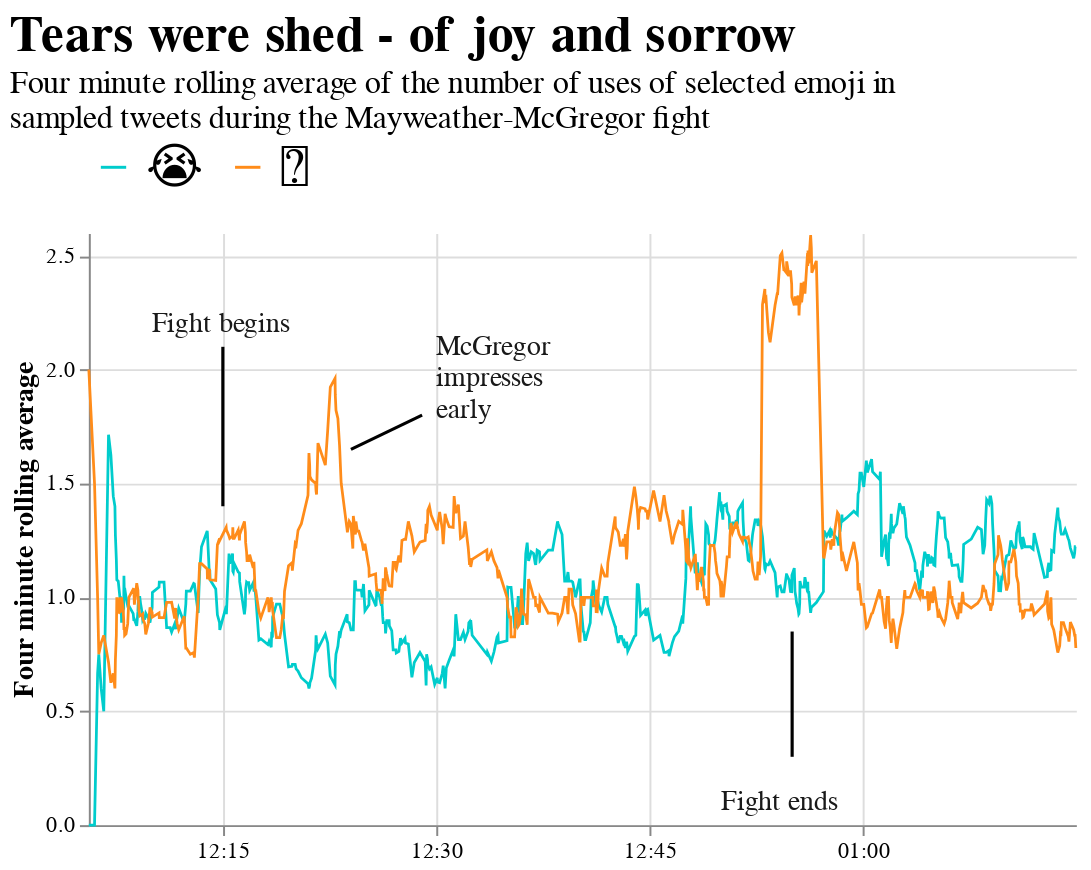

The notebook cell this image was saved under:
### Code cell
alt.themes.enable('fivethirtyeight')

tweets['datetime'] = pd.to_datetime(tweets['created_at'])
tweets = tweets.set_index('datetime')


teams = tweets.copy()
teams['irish_pride']
teams = teams.resample('1s').sum()
teams=teams[(teams['😭']>0)|(teams['🤣']>0)]

t1=teams[['😭']]
t1['tweet_count']=t1
t1=t1.rolling('4Min').mean().reset_index()
t1['sym']= '😭' 

t2=teams[['🤣']]
t2['tweet_count']=t2
t2=t2.rolling('4Min').mean().reset_index()
t2['sym']='🤣'

ndf  = pd.concat([t1,t2])
teams.columns

bars=alt.Chart(ndf).mark_line(
    opacity=1,
    strokeWidth=1.4,
    fontSize=70,
    fontWeight='bold',
    size=2.0
).encode(
    y = alt.Y('tweet_count',axis=alt.Axis(tickCount=4,domain=True),title="Four minute rolling average"),
    x = alt.X('datetime',axis=alt.Axis(tickCount=4,domain=True,format = ("%I:%M")),title=None),
    color=alt.Color('sym',
                    scale=alt.Scale(
            range=[ '#00cccc','#ff8c1a']),title=''
                   ),
).properties(width=500, height=300)



df=pd.DataFrame([['2017-08-27 00:24:00',1.65],['2017-08-27 00:29:00',1.80]],columns=['a','b'])
df.a=pd.to_datetime(df.a)
dfr=alt.Chart(df).mark_line(
    opacity=1,
    stroke='black',
    strokeWidth=1.6,
    fontSize=70
).encode(
    y = alt.Y('b',axis=alt.Axis(tickCount=8,domain=True)),
    x = alt.X('a',axis=alt.Axis(tickCount=8,domain=True))
)

df1=pd.DataFrame([['2017-08-27 00:15:00',1.4],['2017-08-27 00:15:00',2.1]],columns=['a','b'])
df1.a=pd.to_datetime(df1.a)
dfr1=alt.Chart(df1).mark_line(
    opacity=1,
    stroke='black',
    strokeWidth=1.6,
    width=4.6,
    fontWeight='bold'
).encode(
    y = alt.Y('b',axis=alt.Axis(tickCount=8,domain=True)),
    x = alt.X('a',axis=alt.Axis(tickCount=8,domain=True))
)

df2=pd.DataFrame([['2017-08-27 00:55:00',.30],['2017-08-27 00:55:00',.85]],columns=['a','b'])
df2.a=pd.to_datetime(df2.a)
dfr2=alt.Chart(df2).mark_line(
    opacity=1,
    stroke='black',
    strokeWidth=1.6,
    fontWeight='bold'
).encode(
    y = alt.Y('b',axis=alt.Axis(tickCount=8,domain=True)),
    x = alt.X('a',axis=alt.Axis(tickCount=8,domain=True))
)

ad_df=pd.DataFrame([['2017-08-27 00:10:00',2.2,'Fight begins'],['2017-08-27 00:30:00',2.1,'McGregor \nimpresses \nearly'],['2017-08-27 00:50:00',.1,'Fight ends']],columns=['date','count','note'])
ad_df.date=pd.to_datetime(ad_df.date)
ad = alt.Chart(ad_df).mark_text(
    opacity=0.9,
    strokeWidth=1.2,
    lineBreak='\n',
    size=14,
    align='left'
).encode(
    y=alt.Y('count', stack='zero',axis=alt.Axis(tickCount=5,)),
    x=alt.X('date',axis=alt.Axis(tickCount=5),title=None),
    text=alt.Text('note')
).properties(width=500, height=300)

(bars+dfr1+dfr+dfr2+ad).configure_axis(
    labelFontSize=11,
    titleFontSize=16,
    ).configure_view(
    strokeWidth=0).properties(
    title={"text":"Tears were shed - of joy and sorrow",
           
           "subtitle":["Four minute rolling average of the number of uses of selected emoji in","sampled tweets during the Mayweather-McGregor fight"],
           "subtitleColor": "black",
           "subtitleFontSize":16,
           "fontSize":26,
           "align":'left'
          }).configure_scale(
    bandPaddingInner=0.2
).configure_legend(orient='top',
                   symbolType='stroke',
                    labelFontSize=25,
                   symbolSize=165
                   
                  ).configure_title(anchor='start').configure_axisLeft(titleFontSize=14)

### Figure 1 — Vega-Lite specification as saved in the notebook (floating-point values rounded to 4 significant figures; data arrays with more than 128 entries replaced by an {"elided": "..."} marker saying what was removed)
{"usermeta": {"embedOptions": {"theme": "fivethirtyeight"}}, "config": {"view": {"continuousWidth": 400, "continuousHeight": 300, "strokeWidth": 0}, "axis": {"labelFontSize": 11, "titleFontSize": 16}, "axisLeft": {"titleFontSize": 14}, "legend": {"labelFontSize": 25, "orient": "top", "symbolSize": 165, "symbolType": "stroke"}, "scale": {"bandPaddingInner": 0.2}, "title": {"anchor": "start"}}, "layer": [{"data": {"name": "data-ea6d2b4a8a9fd360ecfa1e1671a5bf1d"}, "mark": {"type": "line", "fontSize": 70, "fontWeight": "bold", "opacity": 1, "size": 2.0, "strokeWidth": 1.4}, "encoding": {"color": {"type": "nominal", "field": "sym", "scale": {"range": ["#00cccc", "#ff8c1a"]}, "title": ""}, "x": {"type": "temporal", "axis": {"domain": true, "format": "%I:%M", "tickCount": 4}, "field": "datetime", "title": null}, "y": {"type": "quantitative", "axis": {"domain": true, "tickCount": 4}, "field": "tweet_count", "title": "Four minute rolling average"}}, "height": 300, "width": 500}, {"data": {"name": "data-6dd6a5f17a49a7f5007eacc4c773d812"}, "mark": {"type": "line", "fontWeight": "bold", "opacity": 1, "stroke": "black", "strokeWidth": 1.6, "width": 4.6}, "encoding": {"x": {"type": "temporal", "axis": {"domain": true, "tickCount": 8}, "field": "a"}, "y": {"type": "quantitative", "axis": {"domain": true, "tickCount": 8}, "field": "b"}}}, {"data": {"name": "data-687f6c4cdb9846752436ee66d592bf14"}, "mark": {"type": "line", "fontSize": 70, "opacity": 1, "stroke": "black", "strokeWidth": 1.6}, "encoding": {"x": {"type": "temporal", "axis": {"domain": true, "tickCount": 8}, "field": "a"}, "y": {"type": "quantitative", "axis": {"domain": true, "tickCount": 8}, "field": "b"}}}, {"data": {"name": "data-98110b8b0ca785fa6c8e038a12c5cb52"}, "mark": {"type": "line", "fontWeight": "bold", "opacity": 1, "stroke": "black", "strokeWidth": 1.6}, "encoding": {"x": {"type": "temporal", "axis": {"domain": true, "tickCount": 8}, "field": "a"}, "y": {"type": "quantitative", "axis": {"domain": true, "tickCount": 8}, "field": "b"}}}, {"data": {"name": "data-7130b74b8f3478e32a72cefad2b43701"}, "mark": {"type": "text", "align": "left", "lineBreak": "\n", "opacity": 0.9, "size": 14, "strokeWidth": 1.2}, "encoding": {"text": {"type": "nominal", "field": "note"}, "x": {"type": "temporal", "axis": {"tickCount": 5}, "field": "date", "title": null}, "y": {"type": "quantitative", "axis": {"tickCount": 5}, "field": "count", "stack": "zero"}}, "height": 300, "width": 500}], "title": {"text": "Tears were shed - of joy and sorrow", "subtitle": ["Four minute rolling average of the number of uses of selected emoji in", "sampled tweets during the Mayweather-McGregor fight"], "subtitleColor": "black", "subtitleFontSize": 16, "fontSize": 26, "align": "left"}, "$schema": "https://vega.github.io/schema/vega-lite/v4.0.2.json", "datasets": {"data-ea6d2b4a8a9fd360ecfa1e1671a5bf1d": {"elided": "1178 records"}, "data-6dd6a5f17a49a7f5007eacc4c773d812": [{"a": "2017-08-27T00:15:00", "b": 1.4}, {"a": "2017-08-27T00:15:00", "b": 2.1}], "data-687f6c4cdb9846752436ee66d592bf14": [{"a": "2017-08-27T00:24:00", "b": 1.65}, {"a": "2017-08-27T00:29:00", "b": 1.8}], "data-98110b8b0ca785fa6c8e038a12c5cb52": [{"a": "2017-08-27T00:55:00", "b": 0.3}, {"a": "2017-08-27T00:55:00", "b": 0.85}], "data-7130b74b8f3478e32a72cefad2b43701": [{"date": "2017-08-27T00:10:00", "count": 2.2, "note": "Fight begins"}, {"date": "2017-08-27T00:30:00", "count": 2.1, "note": "McGregor \nimpresses \nearly"}, {"date": "2017-08-27T00:50:00", "count": 0.1, "note": "Fight ends"}]}}
